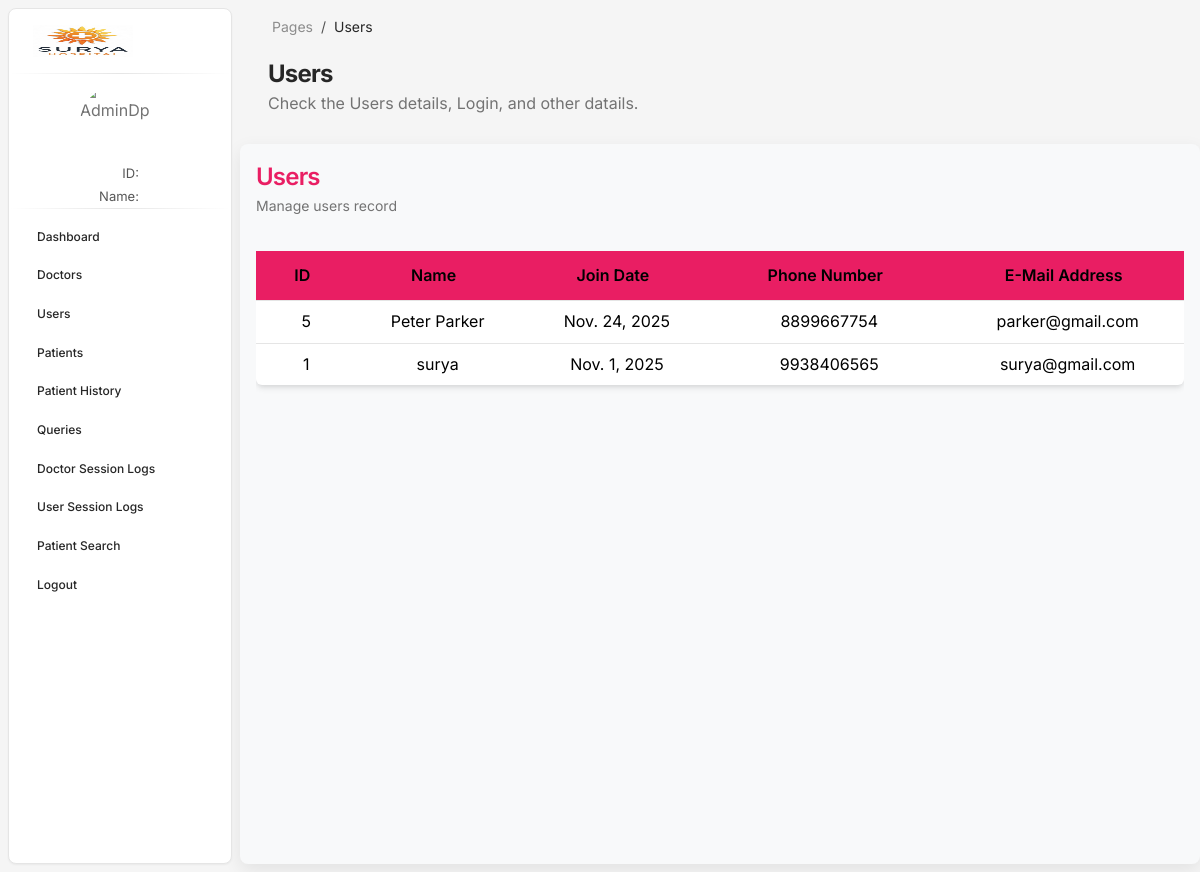
Page /hmsadmin/adminusers on the committed database.
### user/models.py (models this page shows, shortened)
class User(models.Model):
    name = models.CharField(max_length=100)
    phone = models.IntegerField(unique=True)
    email = models.CharField(unique=True,max_length=100)
    joindate = models.DateField(default=timezone.now)
    password = models.CharField(max_length=100)

### hmsadmin/views.py (the view)
# urls.py: path('/adminusers',views.adminusers,name='adminusers'),
def adminusers(request):
    users = User.objects.all().order_by("-joindate")
    return render(request,'adminusers.html',context={"users":users})

### doctor/context_processor.py (called while the page is built, shortened)
def doctorData(request):
    dp = None
    return {"doctorData":None,"ddp":dp}

### hmsadmin/context_processor.py (called while the page is built, shortened)
def adminData(request):
    dp= None
    return {"adminData":None,"adp":dp}

### user/context_processor.py (called while the page is built, shortened)
def userData(request):
    return {"userData":None,"dp":None}

### hmsadmin/templates/adminusers.html (shortened to what this page needs)
{% load static %}
{% include 'common/adminlink.html' %}
<body class="g-sidenav-show  bg-gray-100">
  {% include 'common/adminaside.html' %}
  <main class="main-content position-relative max-height-vh-100 h-100 border-radius-lg ">
    <nav class="navbar navbar-main navbar-expand-lg px-0 mx-3 shadow-none border-radius-xl" id="navbarBlur" data-scroll="true">
      <div class="container-fluid py-1 px-3">
        <nav aria-label="breadcrumb">
          <ol class="breadcrumb bg-transparent mb-0 pb-0 pt-1 px-0 me-sm-6 me-5">
            <li class="breadcrumb-item text-sm"><a class="opacity-5 text-dark" href="javascript:;">Pages</a></li>
            <li class="breadcrumb-item text-sm text-dark active" aria-current="page">Users</li>
          </ol>
        </nav>
      </div>
    </nav>
    <div class="container-fluid py-2">
      <div class="row">
        <div class="ms-3">
          <h3 class="mb-0 h4 font-weight-bolder">Users</h3>
          <p class="mb-4">
            Check the Users details, Login, and other datails.
          </p>
      </div>
<div class="v-container mt-1" style="height:90vh; margin-top:1rem; width:85vw;">
  <div class="grid-header mb-3">
    <div>
      <h4 class="mb-0 text-primary">Users</h4>
      <small class="text-muted">Manage users record</small>
    </div>
  </div>
  <div class="grid-area overflow-auto">
    <table class="table table-hover align-middle bg-white shadow rounded" style="text-align: center;">
      <thead class="bg-primary text-white sticky-top">
        <tr>
          <th style="color:black;">ID</th>
          <th style="color:black;">Name</th>
          <th style="color:black;">Join Date</th>
          <th style="color:black;">Phone Number</th>
          <th style="color:black;">E-mail Address</th>
        </tr>
      </thead>
      <tbody id="usersList">
         {% for user in users %}
        <tr>
          <td style="color:black ;">{{ user.id}}</td>
          <td style="color:black ;">{{ user.name}}</td>
          <td style="color:black ;">{{ user.joindate}}</td>
          <td style="color:black ;">{{ user.phone}}</td>
          <td style="color:black ;">{{ user.email}}</td>
        </tr>
         {% endfor %}
      </tbody>
    </table>
  </div>
</div>
</body>
</html>

### hmsadmin/templates/adminusers.html (style rules this page uses)
.v-container { background: #f8f9fa; border-radius: 0.5rem; padding: 1rem; box-shadow: 0 6px 18px rgba(0,0,0,0.08); display: flex; flex-direction: column; gap: 1rem; }
.grid-header { display: flex; justify-content: space-between; align-items: center; }
.sticky-top { top: 0; }
.table td, .table th { padding-left: 1rem; }

### rows in the picture
User: id "5", name "Peter Parker", joindate "Nov. 24, 2025", phone "8899667754", email "parker@gmail.com"
User: id "1", name "surya", joindate "Nov. 1, 2025", phone "9938406565", email "surya@gmail.com"
